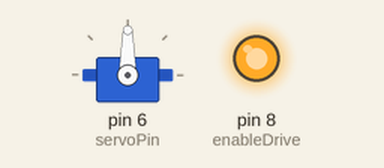
Recording of a sketch running on a simulated Arduino Uno, built with avr-gcc and run on an emulated ATmega328P. On the bench: servo, output pins drawn as LEDs (lit = HIGH). No radio packets arrive unless stated; pins used as bus, display or sensor lines are not drawn; what the sketch prints to the serial monitor is not drawn.

Above: at 0.1 s.
Timing chart, 0 to 1.6 s (numbered marks = the images above):
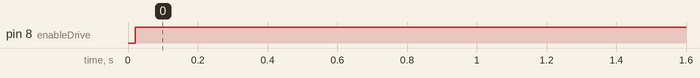

The sketch:

test.ino
```cpp
#include <SPI.h>
#include <RH_RF69.h>
#include <Servo.h>

//>1500 = backwards <1500 = forwards

/*********Radio********/
#define RF69_FREQ 915.0
#define RFM69_INT     3  //
#define RFM69_CS      4  //
#define RFM69_RST     2  // "A"

#define SET_SPEED 0x05
#define ENABLE_DRIVE 0x06
#define DISABLE_DRIVE 0x07
#define ENABLE_PEDAL 0x08
#define DISABLE_PEDAL 0x09
#define GET_PEDAL 0x10
#define SET_MOTOR_TIMEOUT 0x11
#define GET_MOTOR_TIMEOUT 0x12
#define GET_LEVER 0x13
#define FEED_TIMEOUT 0x14

RH_RF69 rf69(RFM69_CS, RFM69_INT);
/*********Motor*******/
const uint8_t enableDrive = 8;
const uint8_t servoPin = 6;

const uint8_t pedalInput = A0;
const uint8_t leverDown = A1;
const uint8_t lever2 = A2;
const uint8_t leverUp = A3;
const uint8_t lever4 = A4;

Servo motor;

/*******SpeedControl********/
//Max change in pwm microseconds per second
const uint16_t maxAcceleration = 500;
const uint16_t neutralPWM = 1500;
const uint16_t maxPWM = 2000;
const uint16_t minPWM = 1000;
const uint16_t maxPedalPWM = 1700;
const uint16_t minPedalPWM = 1300;

/*********ModeControl***********/
const uint16_t remoteTimeout = 4000;

bool pedalEnabled = false;
uint16_t PWMValue = neutralPWM;
bool driveEnabled = false;
unsigned long motorTimeout = 20; //Time in milliseconds
unsigned long lastFed = 0;

void setup() {
  Serial.begin(9600);

  //Radio config
  pinMode(RFM69_RST, OUTPUT);
  digitalWrite(RFM69_RST, LOW);

  //Radio reset
  digitalWrite(RFM69_RST, HIGH);
  delay(10);
  digitalWrite(RFM69_RST, LOW);
  delay(10);

  if (!rf69.init()) {
    Serial.println(F("RFM69 radio init failed"));
    while (1);
  }

  Serial.println("RFM69 radio init OK!");

  if (rf69.setFrequency(RF69_FREQ)) {
    Serial.println("Set frequency failed");
  }

  rf69.setTxPower(20, true);

  uint8_t key[] = { 0x01, 0x02, 0x03, 0x04, 0x05, 0x06, 0x07, 0x08,
                    0x01, 0x02, 0x03, 0x04, 0x05, 0x06, 0x07, 0x08
                  };

  rf69.setEncryptionKey(key);
  Serial.print("RFM69 radio @");  Serial.print((int)RF69_FREQ);  Serial.println(" MHz");

  //Set up motors
  motor.attach(servoPin);
  pinMode(enableDrive, OUTPUT);
  pinMode(pedalInput, INPUT);
  pinMode(leverUp, INPUT);
  pinMode(lever2, INPUT);
  pinMode(leverDown, INPUT);
  pinMode(lever4, INPUT);
  digitalWrite(enableDrive, LOW);
}

void checkForUpdates() {
  //Read from the radio the PWMValue
  //Serial.println(rf69.available());
  if (rf69.available()) {
    uint8_t buf[RH_RF69_MAX_MESSAGE_LEN];
    uint8_t len = sizeof(buf);
    if (rf69.recv(buf, &len)) {
      if (len) {
        //if(buf[0] == 0x06)
          //Serial.print(buf[0], HEX); Serial.print(" ");Serial.print(buf[1]); Serial.print(" ");Serial.print(buf[2]); Serial.print(" ");Serial.print(buf[3]); Serial.print(" ");Serial.print(buf[4]); Serial.println(" ");
        uint8_t command = buf[0];
        if (command == SET_SPEED) {
          //Serial.println("Setting speed");
          PWMValue = buf[1] << 8 | buf[0];
          lastFed = millis();
        }
        else if (command == ENABLE_DRIVE) {
          Serial.print("Enable drive ");
          Serial.print(driveEnabled);
          driveEnabled = true;
          digitalWrite(enableDrive, driveEnabled);
          Serial.println(driveEnabled);
          lastFed = millis();
        }
        else if (command == DISABLE_DRIVE) {
          //Serial.println("Disable drive");
          driveEnabled = false;
          digitalWrite(enableDrive, driveEnabled);
        }
        else if (command == ENABLE_PEDAL) {
          //Serial.println("Enable pedal");
          pedalEnabled = true;
        }
        else if (command == DISABLE_PEDAL) {
          //Serial.println("Disable pedal");
          pedalEnabled = false;
        }
        else if (command == GET_PEDAL) {
          //Serial.println("Get pedal");
          uint8_t pedalValue[] = {(uint8_t) digitalRead(pedalInput)};
          rf69.send(pedalValue, sizeof(pedalValue));
          rf69.waitPacketSent();
        }
        else if (command == GET_LEVER) {
          //Serial.println("Get lever");
          uint8_t leverValue[] = {(uint8_t) digitalRead(leverUp)};
          rf69.send(leverValue, sizeof(leverValue));
          rf69.waitPacketSent();
        }
        else if (command == GET_MOTOR_TIMEOUT) {
          //Serial.println("Get motor timeout");
          motorTimeout = buf[4] << 24 | buf[3] << 16 | buf[2] << 8 | buf[1];
        }
        else if (command == SET_MOTOR_TIMEOUT) {
          //Serial.println("Set motor timeout");
          uint8_t info[] = {(uint8_t) motorTimeout, (uint8_t) (motorTimeout >> 8), (uint8_t) (motorTimeout >> 16), (uint8_t) (motorTimeout >> 24)};
          rf69.send(info, sizeof(info));
          rf69.waitPacketSent();
        }
        else if (command == FEED_TIMEOUT) {
          //Serial.println("Feed timeout");
          lastFed = millis();
        }
        else {
          Serial.print("Unrecognized command: ");
          Serial.println(command);
        }
      }
    }
  }
}

void loop() {
digitalWrite(enableDrive, HIGH);
}
```

Measured:
- by itself, pin 8 (enableDrive): LOW → HIGH at 0.02 s
